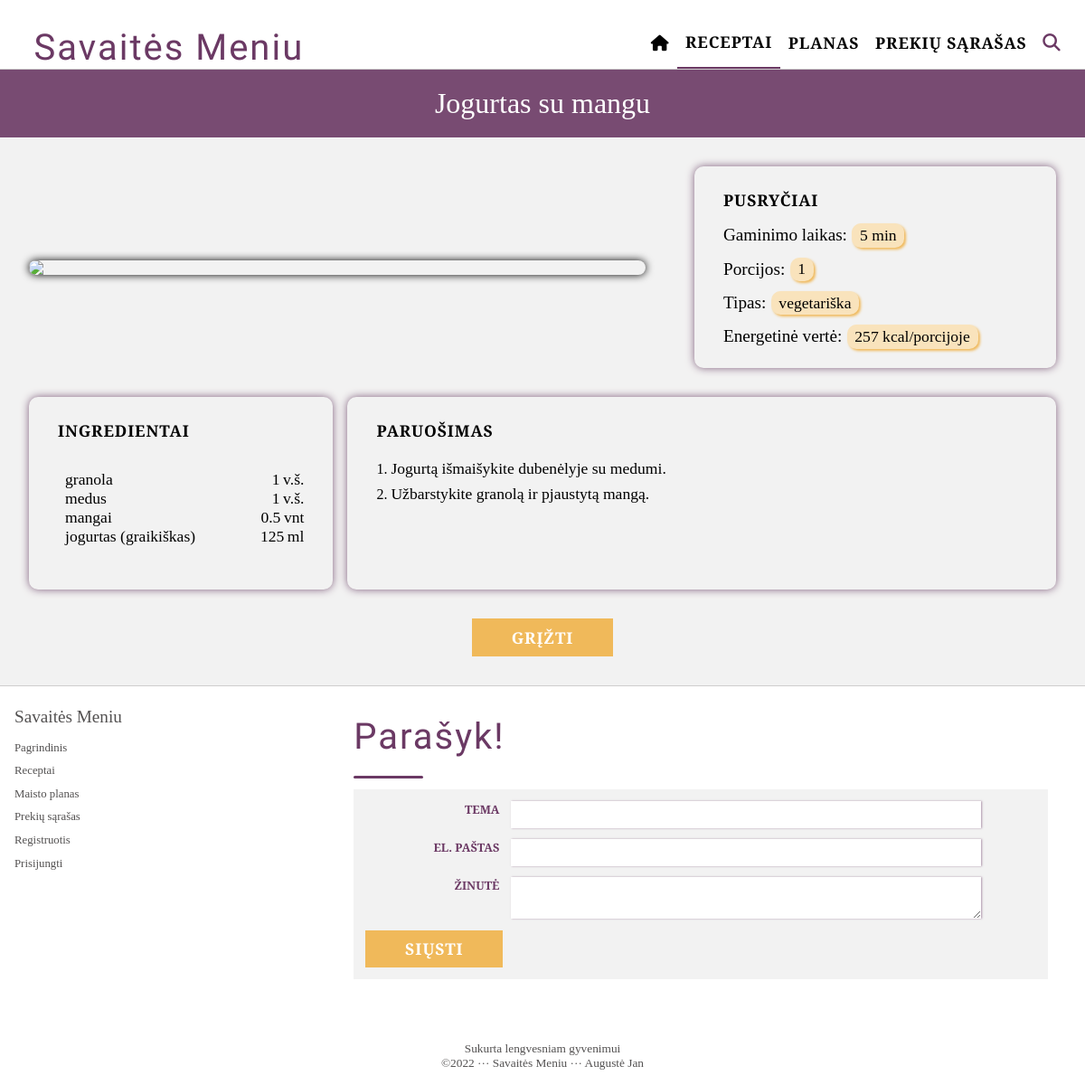
The page /single_recipe?recipeID=1 on the database as committed earlier.
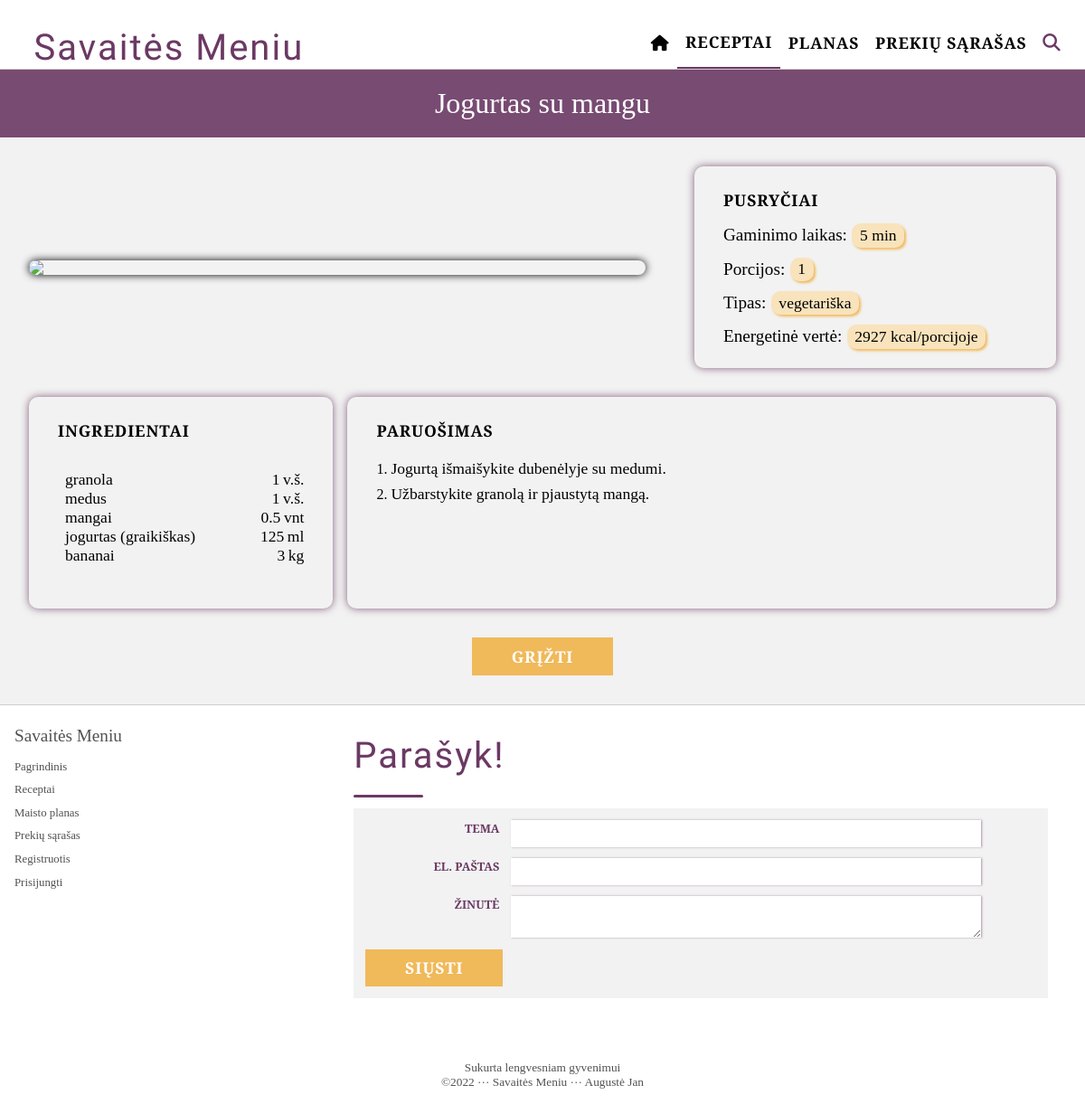
The same page on the database as committed later.
### flaskr/model.py (models this page shows)
class Coursetype(db.Model):
    id = db.Column(db.Integer, primary_key = True)
    name = db.Column(db.String(100))

class Foodtype(db.Model):
    id = db.Column(db.Integer, primary_key = True)
    name = db.Column(db.String(100))

class Ingredient(db.Model):
    id = db.Column(db.Integer, primary_key = True)
    name = db.Column(db.String(100))
    amount = db.Column(db.Integer)
    subtitle = db.Column(db.String(200))
    measurement_id = db.Column(db.Integer, db.ForeignKey('measurement.id'))
    product_id = db.Column(db.Integer, db.ForeignKey('product.id'))
    recipe_id = db.Column(db.Integer, db.ForeignKey('recipe.id'))

class Measurement(db.Model):
    id = db.Column(db.Integer, primary_key = True)
    name = db.Column(db.String(100))

### flaskr/public_pages.py (the view)
@public_pages.route('/single_recipe')
def render_single_recipe():
    IDofRecipe = request.args.get('recipeID')
    recipeToVisualize = Recipe.query.filter_by(id=IDofRecipe).first()
    adminUserId = User.query.filter_by(role_name = 'admin').first().id
    if current_user.is_authenticated:
        loggedIn = "True"
        user = User.query.filter_by(id=current_user.id).first()
        if not (recipeToVisualize.user_id == current_user.id or
                recipeToVisualize.user_id == adminUserId or
                recipeToVisualize.user_id == current_user.chef_id):
            return redirect(url_for('private_pages.recipes'))
    else:
        loggedIn = "False"
        user = None
        if not (recipeToVisualize.user_id == adminUserId):
            return redirect(url_for('private_pages.recipes'))
    fullPicturePath = recipeToVisualize.picture
    modifiedPicturePath=""
    if fullPicturePath:
        modifiedPicturePath = '..' + fullPicturePath.split("flaskr")[1]
    kcalPerPortion = calculateCalories(IDofRecipe)
    sentenceList = []
    sentence = ""
    for letter in recipeToVisualize.instruction:
        if "\n" != letter :
            sentence += letter
        else:
            sentenceList.append(sentence)
            sentence = ""
    if sentence != "":
        sentenceList.append(sentence)
    subtitleList = []
    for ingredientItem in recipeToVisualize.recipeIngredients:
        subtitleItem = ingredientItem.subtitle
        if subtitleItem not in subtitleList:
            subtitleList.append(subtitleItem)
    measurmentDict = {}
    allMeasurements = Measurement.query.all()
    for item in allMeasurements:
        measurmentDict[item.id] = item.name
    favoriteValue=""
    if current_user.is_authenticated and not current_user.role_name == 'family_member':
        ifFavorited=db.session.query(favoriteRecipes).filter_by(recipe_id=recipeToVisualize.id, user_id=current_user.id).first()
        if ifFavorited:
            favoriteValue=" favorited"
    myRecipe = 'False'
    if current_user.is_authenticated:
        if recipeToVisualize.user_id == current_user.id:
            myRecipe = 'True'
    return render_template('pages/public/singleRecipe.html',
        favoriteValue=favoriteValue,
        recipe=recipeToVisualize,
        subtitlelist=subtitleList,
        picturepath=modifiedPicturePath,
        sentencelist=sentenceList,
        calories=kcalPerPortion,
        measurmentDict=measurmentDict,
        myRecipe = myRecipe,
        loggedIn=loggedIn,
        user=user
        )

### flaskr/templates/pages/public/singleRecipe.html (shortened to what the changed rows need)
{% extends "base.html" %}
{% block content%}
<section class="single-recipe-page page-outer-container">
    <h1 class="recipe-name-display wide-purple-bk page-title-text"> {{ recipe.name }} </h1>
    <div class="single-recipe-inner-shape page-inner-container">
        <div class="text-and-picture-display">
            <ul class="text-side-display dashboard-card-shape">
                <li class="course-type-display">
                    {% for course in recipe.recipeCoursetype %}
                        <h2 class="bold-uppercase-normal">{{ course.name }}</h2>
                    {% endfor %}
                </li>
                <li class="recipetypes-display text-side-display--value">
                    <h3 class="text-unimportant-title">Tipas:</h3>
                    {% for type in recipe.recipetypes %}
                        <p>{{ type.name }}</p>
                    {% endfor %}
                </li>
                <li class="calories-display text-side-display--value">
                    <h3 class="text-unimportant-title">Energetinė vertė: </h3>
                    <p>{{calories}} kcal/porcijoje</p>
                </li>
            </ul>
        </div>
        <div class="ingredients-and-preparation-display">
            <div class="ingredients-of-recipe dashboard-card-shape">
                <div class="ingredients-of-recipe--text-area">
                    <h2 class="bold-uppercase-normal">Ingredientai</h2>
                    {% for subtitle in subtitlelist %}
                        {% if subtitle != "empty" %}
                            <h3 class="text-unimportant-title">{{ subtitle }}</h3>
                                <ul class="subtitle-display-ul">
                        {% endif %}
                                {% for ingredient in recipe.recipeIngredients %}
                                    {% if ingredient.subtitle == subtitle %}
                                        <li class="ingredient-list-li">
                                            <p>{{ ingredient.name}}</p>
                                            <p>{{ ingredient.amount}}</p>
                                            <p>
                                            {% for key in measurmentDict %}
                                                {% if key == ingredient.measurement_id %}
                                                    {{measurmentDict[key]}}
                                                {% endif%}
                                            {% endfor %}
                                            </p>
                                        </li>
                                    {% endif %}
                                {% endfor %}
                        {% if subtitle != "empty" %}
                                </ul>
                        {% endif %}
                    {% endfor %}
                </div>
            </div>
            <div class="preparation-of-recipe-display dashboard-card-shape">
                <h2 class="bold-uppercase-normal">Paruošimas</h2>
                <ol class="preparation-display-ol">
                    {% for sentence in sentencelist%}
                    <li><p>{{ sentence }}</p></li>
                    {% endfor %}
                </ol>
            </div>
        </div>
    </div>
</section>
{% endblock %}

Rows that differ between the two databases and show on the page:
added Ingredient: name "bananai", amount "3"
now on this page (row unchanged): Measurement: name "kg"
Other text that changed with them:
{{ calories }}: "257" → "2927"
